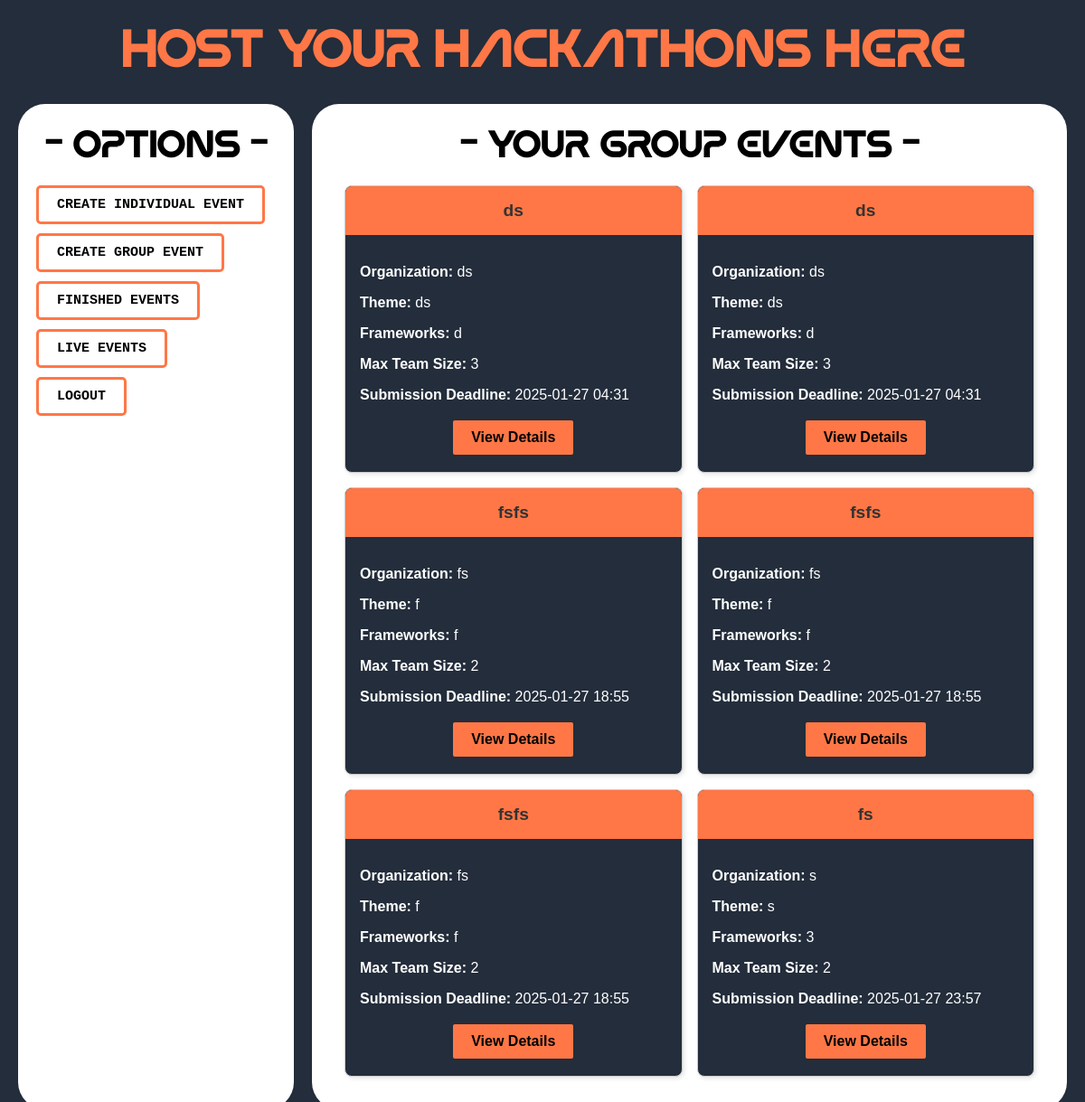
The app's page /host/dashboard/ (signed in) with its own data.
### host/models.py (models this page shows)
class GroupEvent(models.Model):
    hackathon_name = models.CharField(max_length=200)
    organization = models.CharField(max_length=200)
    theme = models.CharField(max_length=200)
    frameworks = models.CharField(max_length=300)
    max_team_size = models.IntegerField()
    last_submission_datetime = models.DateTimeField()
    evaluation_criteria = models.TextField()
    created_by = models.ForeignKey(settings.AUTH_USER_MODEL, on_delete=models.CASCADE, related_name="group_events")

### host/views.py (the view)
# urls.py: path('dashboard/', views.host_dashboard, name='host_dashboard'),
@login_required
def host_dashboard(request):
    user_group_events = GroupEvent.objects.filter(created_by=request.user)
    print(now())
    return render(request, "host/host_dashboard.html", {"group_events": user_group_events})

### templates/host/host_dashboard.html (shortened to what this page needs)
{% load static %}
<!DOCTYPE html>
<html lang="en">
<head>
</head>
<body>
    <h1 class="heading">Host your Hackathons here</h1>
    <div class="lower-section">
        <div class="menu">
            <h1 style="color:black;text-align: center;">- options -</h1>
            <ul>
                <li><a href="#" class="btn-link">CREATE INDIVIDUAL EVENT</a></li>
                <li><a href="{% url "host:create_group_event" %}" class="btn-link">CREATE GROUP EVENT</a></li>
                <li><a href="{% url "host:finished_group_events" %}" class="btn-link">FINISHED EVENTS</a></li>
                <li><a href="{% url "host:live_events" %}" class="btn-link">LIVE EVENTS</a></li>
                <li><a href="{% url "host:logout" %}" class="btn-link">LOGOUT</a></li>
            </ul>
        </div>
        <div class="content">
            {% block right_div %}
            <h1 style="color:black;text-align: center;">- Your group events -</h1>
            {% if group_events %}
                <div class="cards-container" style="display: grid; grid-template-columns: repeat(2, 1fr); gap: 16px;">
                    {% for event in group_events %}
                        <div class="card" >
                            <div class="hackathon_name">
                                {{ event.hackathon_name }}
                            </div>
                            <div style="padding: 16px;">
                                <p><strong>Organization:</strong> {{ event.organization }}</p>
                                <p><strong>Theme:</strong> {{ event.theme }}</p>
                                <p><strong>Frameworks:</strong> {{ event.frameworks }}</p>
                                <p><strong>Max Team Size:</strong> {{ event.max_team_size }}</p>
                                <p><strong>Submission Deadline:</strong> {{ event.last_submission_datetime|date:"Y-m-d H:i" }}</p>
                                <div style="text-align: center; margin-top: 16px;">
                                    <a href="#" class="btn-like" >
                                        View Details
                                    </a>
                                </div>
                            </div>
                        </div>
                    {% endfor %}
                </div>
            {% else %}
                <p>No group events found. <a href="{% url 'host:create_group_event' %}">Create your first event!</a></p>
            {% endif %}
        {% endblock right_div %}
        </div>
    </div>
</body>
</html>

### records on screen
GroupEvent: hackathon_name "ds", organization "ds", theme "ds", frameworks "d", max_team_size "3", last_submission_datetime "2025-01-27 04:31"
GroupEvent: hackathon_name "ds", organization "ds", theme "ds", frameworks "d", max_team_size "3", last_submission_datetime "2025-01-27 04:31"
GroupEvent: hackathon_name "fsfs", organization "fs", theme "f", frameworks "f", max_team_size "2", last_submission_datetime "2025-01-27 18:55"
GroupEvent: hackathon_name "fsfs", organization "fs", theme "f", frameworks "f", max_team_size "2", last_submission_datetime "2025-01-27 18:55"
GroupEvent: hackathon_name "fsfs", organization "fs", theme "f", frameworks "f", max_team_size "2", last_submission_datetime "2025-01-27 18:55"
GroupEvent: hackathon_name "fs", organization "s", theme "s", frameworks "3", max_team_size "2", last_submission_datetime "2025-01-27 23:57"
